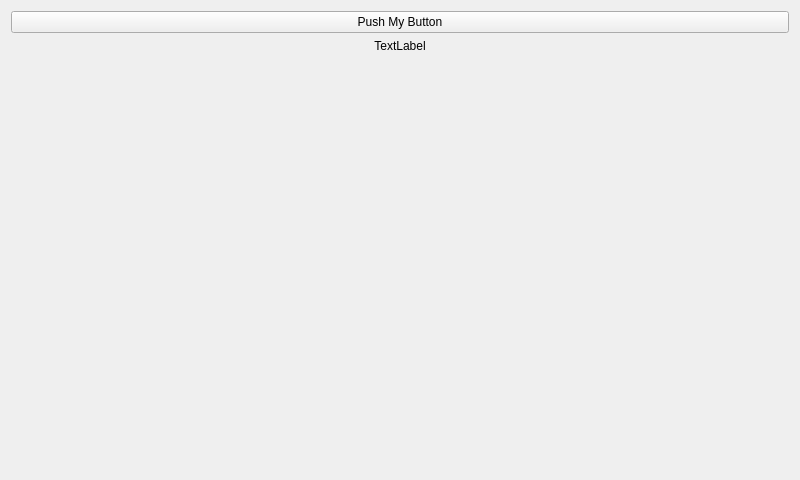
<?xml version="1.0" encoding="UTF-8"?>
<ui version="4.0">
 <class>MainWindow</class>
 <widget class="QMainWindow" name="MainWindow">
  <property name="geometry">
   <rect>
    <x>0</x>
    <y>0</y>
    <width>800</width>
    <height>480</height>
   </rect>
  </property>
  <property name="windowTitle">
   <string>MainWindow</string>
  </property>
  <widget class="QWidget" name="centralWidget">
   <layout class="QVBoxLayout" name="verticalLayout">
    <item>
     <widget class="QPushButton" name="pushButton">
      <property name="text">
       <string>Push My Button</string>
      </property>
     </widget>
    </item>
    <item>
     <widget class="QLabel" name="label">
      <property name="text">
       <string>TextLabel</string>
      </property>
      <property name="alignment">
       <set>Qt::AlignCenter</set>
      </property>
     </widget>
    </item>
    <item>
     <widget class="QLabel" name="labelTextOut">
      <property name="sizePolicy">
       <sizepolicy hsizetype="Expanding" vsizetype="Expanding">
        <horstretch>0</horstretch>
        <verstretch>0</verstretch>
       </sizepolicy>
      </property>
      <property name="text">
       <string/>
      </property>
      <property name="alignment">
       <set>Qt::AlignLeading|Qt::AlignLeft|Qt::AlignTop</set>
      </property>
     </widget>
    </item>
   </layout>
  </widget>
 </widget>
 <layoutdefault spacing="6" margin="11"/>
 <resources/>
 <connections/>
</ui>
